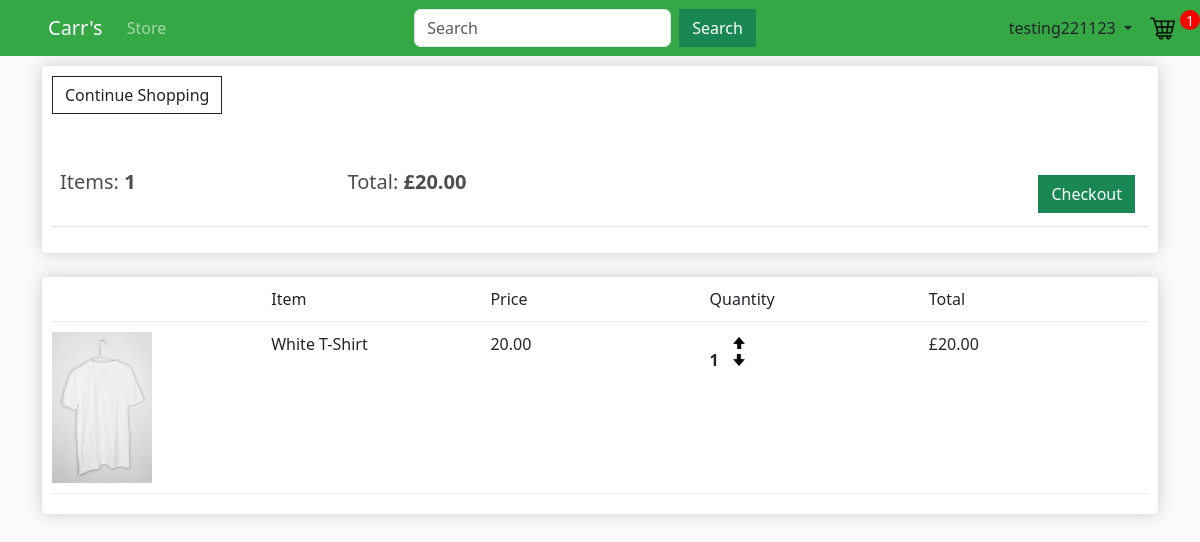
The app's page /cart/ (signed in) with its own data.
### store/models.py (models this page shows, shortened)
class Order(models.Model):
    customer = models.ForeignKey(Customer, on_delete=models.SET_NULL, blank=True, null=True)
    order_date = models.DateTimeField(auto_now_add=True)
    completed = models.BooleanField(default=False, null=True, blank=False)
    transaction_id = models.CharField(max_length=100, null=True)
    products = models.ManyToManyField(Product, through="OrderItem") #Many to many relationship with OrderItem. This ensures each order can have a variety of products.
    @property
    def get_cart_total(self):
        orderitems = self.orderitem_set.all()
        total = sum([item.get_total for item in orderitems])
        return total
    @property
    def get_cart_items(self):
        orderitems = self.orderitem_set.all()
        total = sum([item.quantity for item in orderitems])
        return total

class OrderItem(models.Model):
    product = models.ForeignKey(Product, on_delete=models.SET_NULL, blank=True, null=True)
    order = models.ForeignKey(Order, on_delete=models.SET_NULL, blank=True, null=True)
    quantity = models.IntegerField(default=0, null=True, blank=True)
    date_added = models.DateField(auto_now_add=True)
    @property
    def get_total(self):
        total = self.product.price * self.quantity
        return total

class Product(models.Model):
    name = models.CharField(max_length=100, null=True)
    description = models.CharField(max_length=300, null=True)
    price = models.FloatField()
    image = models.ImageField(null=True, blank=True)
    @property
    def imageURL(self):
        try:
            url=self.image.url
        except:
            url=''
        return url

### store/views.py (the view)
# urls.py: path('cart/', views.cart, name ='cart'),
def cart(request):
    if request.user.is_authenticated:
        customer=request.user.customer
        order, created = Order.objects.get_or_create(customer=customer, completed=False)
        items = order.orderitem_set.all()
        cartItems = order.get_cart_items
    else:
        items = []
        order = {"get_cart_total": 0, "get_cart_items": 0}
        cartItems = order['get_cart_items']
    context = {'items':items, 'order':order, 'cartItems':cartItems}
    return render(request, 'store/cart.html', context)

### store/templates/store/cart.html
{% extends 'store/main.html' %}
{% load static %}
{% block content %}
    <div class="row">
        <div class="col-lg-12">
            <div class="box-element">
                <a class="btn btn-outline-dark" href="{% url 'store' %}">Continue Shopping</a>
                <br>
                <br>
                <br>
                <table class="table">
                    <tr>
                        <th><h5>Items: <strong>{{order.get_cart_items}}</strong></h5></th>
                        <th><h5>Total: <strong>£{{order.get_cart_total|floatformat:2}}</strong></h5></th>
                        <th>
                            <a style="float:right; margin: 5px;" class="btn btn-success" href="{% url 'checkout' %}">
                            Checkout</a>
                        </th>
                    </tr>
                </table>
            </div>
            <br>
            <div class="box-element">
                <div class="cart-row">
                    <div style="flex:2"></div>
                    <div style="flex:2">Item</div>
                    <div style="flex:2">Price</div>
                    <div style="flex:2">Quantity</div>
                    <div style="flex:2">Total</div>
                </div>
                {% for item in items %}
                <div class="cart-row">
                    <div style="flex:2"><img class="row-image" src="{{item.product.imageURL}}"></div>
                    <div style="flex:2"><p>{{item.product.name}}</p></div>
					<div style="flex:2"><p>{{item.product.price|floatformat:2}}</p></div>
					<div style="flex:2">
						<p class="quantity">{{item.quantity}}</p>
						<div class="quantity">
							<img data-product="{{item.product.id}}" data-action="add" class="chg-quantity update-cart" src="{% static  'images/up.png' %}">
							<img data-product="{{item.product.id}}" data-action="remove"  class="chg-quantity update-cart" src="{% static  'images/down.png' %}">
						</div>
					</div>
					<div style="flex:2"><p>£{{item.get_total|floatformat:2}}</p></div>
                </div>
                {% endfor %}
            </div>
        </div>
    </div>
{% endblock content %}

### store/templates/store/main.html (shortened to what this page needs)
<!DOCTYPE html>
{% load static %}
<html>
    <head>
        <link href="https://cdn.jsdelivr.net/npm/bootstrap@5.3.2/dist/css/bootstrap.min.css" rel="stylesheet">
        <link rel="stylesheet" type="text/css" href="{% static 'css/main.css' %}">
    </head>
    <body>
        <nav class="navbar navbar-expand-lg navbar-dark bg-dark">
            <a class="navbar-brand ms-5" href="{% url 'store' %}">Carr's</a>
            <div class="collapse navbar-collapse" id="navbarSupportedContent">
                <ul class="navbar-nav mr-auto">
                    <li class="nav-item">
                        <a class="nav-link" href="{% url 'store' %}">Store</a>
                    </li>
                </ul>
                <form method="get" class="ms-auto d-flex flex-row align-items-center" action="{% url 'search' %}">
                    <input class="form-control me-2" type="search" placeholder="Search" aria-label="Search" name="query">
                    <button class="btn btn-success" type="submit" >Search</button>
                </form>
                <div class="d-flex align-items-center ms-auto">
                {% if user.is_authenticated %}
                    <div class="dropdown">
                        <button class="btn dropdown-toggle" type="button" id="dropdownMenuButton" data-toggle="dropdown" aria-haspopup="true" aria-expanded="false">
                            {{ user }}
                        </button>
                    </div>
                {% else %}
                    <a href="{% url 'login' %}" class="btn ">Login</a>
                    <a href="{% url 'signup' %}" class="btn ">Register</a>
                {% endif %}
                <a href="{% url 'cart' %}">
                    <img id="cart-icon" src="{% static 'images/trolley.png' %}" class="img-fluid">
                </a>
                <p class="ms-auto" id="cart-total">{{cartItems}}</p>
                </div>
            </div>
        </nav>
        <div class="container">
            {% block content %}
            {% endblock content %}
        </div>
    </body>
</html>

### static/css/main.css (style rules this page uses)
body { background-color: hsl(0, 0%, 98%); }
h1,h2,h3,h4,h5,h6 { color:hsl(0, 0%, 30%); }
.box-element { box-shadow:hsl(0, 0%, 80%) 0 0 16px; background-color: #fff; border-radius: 4px; padding: 10px; }
.bg-dark { background-color: #35a744!important; }
#cart-icon { width:25px; display: inline-block; margin: 5px; }
#cart-total { display: inline-block; text-align: center; color:#fff; background-color: red; width: 20px; height: 20px; border-radius: 50%; font-size: 14px; }
.col-lg-4, .col-lg-6, .col-lg-8, .col-lg-12 { margin-top: 10px; }
.btn { border-radius: 0; }
.row-image { width: 100px; height: auto; }
.cart-row { display: flex; align-items: stretch; padding-bottom: 10px; margin-bottom: 10px; border-bottom: 1px solid #ececec; }
.quantity { display: inline-block; font-weight: 700; padding-right:10px; }
.chg-quantity { width: 12px; cursor: pointer; display: block; margin-top: 5px; transition:.1s; }

### records on screen
Order: get_cart_items "1", get_cart_total "20.00"
OrderItem: product.imageURL (picture), product.name "White T-Shirt", product.price "20.00", quantity "1", get_total "20.00"

### other values on screen
{{ user }} "testing221123"
{{ cartItems }} "1"
